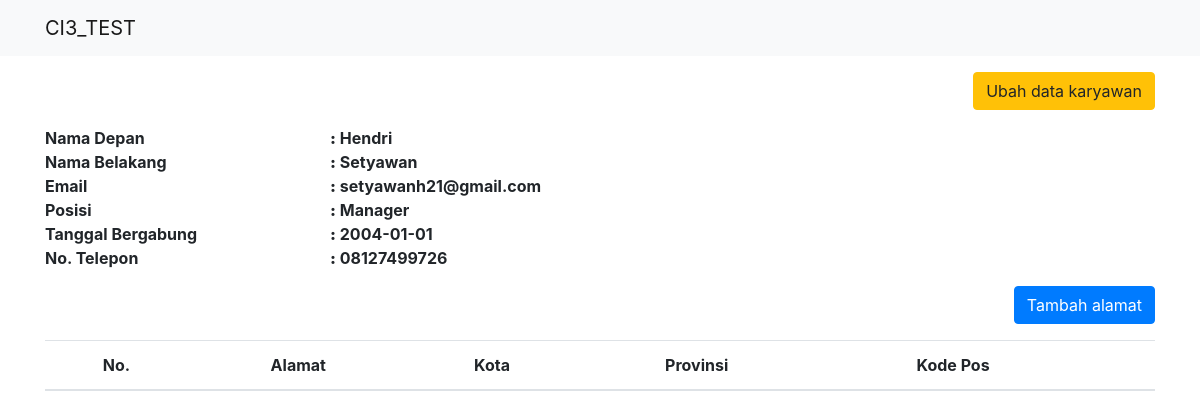
Screenshot of /employee/detail/3 with the database file from the repository.
### tables this page shows
CREATE TABLE `employee` (
  `employee_id` int(11) NOT NULL,
  `first_name` varchar(25) NOT NULL,
  `last_name` varchar(25) NOT NULL,
  `email` varchar(100) NOT NULL,
  `position` varchar(100) NOT NULL,
  `join_date` date NOT NULL,
  `phone` varchar(25) NOT NULL,
  `create_by` int(11) NOT NULL,
  `create_at` int(11) NOT NULL
);

### application/controllers/Employee.php (called while the page is built, shortened)
<?php
	class Employee extends CI_Controller{
		public function __construct(){
			$this->load->model('Employee_model');
			$this->load->model('Address_model');
		}
		public function detail($id){
			$data['judul'] = 'Data Karyawan';
			$data['karyawan'] = $this->Employee_model->selectbyid($id);
			$data['alamat'] = $this->Address_model->selectbyid($id);
			$this->load->view('templates/header', $data);
			$this->load->view('employee/detail', $data);
			$this->load->view('templates/footer');
		}
	}

### index.php (called while the page is built, shortened)
<?php
require_once BASEPATH.'core/CodeIgniter.php';

### application/models/Employee_model.php (called while the page is built, shortened)
<?php
    class Employee_model extends CI_Model{
        public function selectbyid($id){
            return $this->db->get_where('employee', ['employee_id' => $id])->row_array();
        }
    }

### application/views/employee/detail.php (the view, shortened to what this page needs)
<div class="container">
    <div class="row mt-3">
        <div class="col-md-12">
            <a href="<?= base_url('employee/edit/') . $karyawan['employee_id']; ?>"  class="btn btn-warning float-right">Ubah data karyawan</a>
        </div>
    </div>
    <dl class="row mt-3">
        <dt class="col-md-3">Nama Depan</dt>
        <dt class="col-md-9"><b>:</b> <?= $karyawan['first_name']; ?></dt>
        <dt class="col-md-3">Nama Belakang</dt>
        <dt class="col-md-9"><b>:</b> <?= $karyawan['last_name']; ?></dt>
        <dt class="col-md-3">Email</dt>
        <dt class="col-md-9"><b>:</b> <?= $karyawan['email']; ?></dt>
        <dt class="col-md-3">Posisi</dt>
        <dt class="col-md-9"><b>:</b> <?= $karyawan['position']; ?></dt>
        <dt class="col-md-3">Tanggal Bergabung</dt>
        <dt class="col-md-9"><b>:</b> <?= $karyawan['join_date']; ?></dt>
        <dt class="col-md-3">No. Telepon</dt>
        <dt class="col-md-9"><b>:</b> <?= $karyawan['phone']; ?></dt>
    </dl>
    <div class="row mt-3">
        <div class="col-md-12">
            <a href="<?= base_url('address/tambah/') . $karyawan['employee_id']; ?>"  class="btn btn-primary float-right">Tambah alamat</a>
        </div>
    </div>
    <div class="row mt-3">
        <div class="col-md-12 mx-auto text-center">
            <table class="table table-stdiped">
                <thead>
                    <tr>
                        <th>No.</th>
                        <th>Alamat</th>
                        <th>Kota</th>
                        <th>Provinsi</th>
                        <th>Kode Pos</th>
                        <th colspan="2"></th>
                    </tr>
                </thead>
            </table>
        </div>
    </div>
</div>

### rows the page displays
employee: first_name "Hendri", last_name "Setyawan", email "setyawanh21@gmail.com", position "Manager", join_date "2004-01-01", phone "08127499726"
